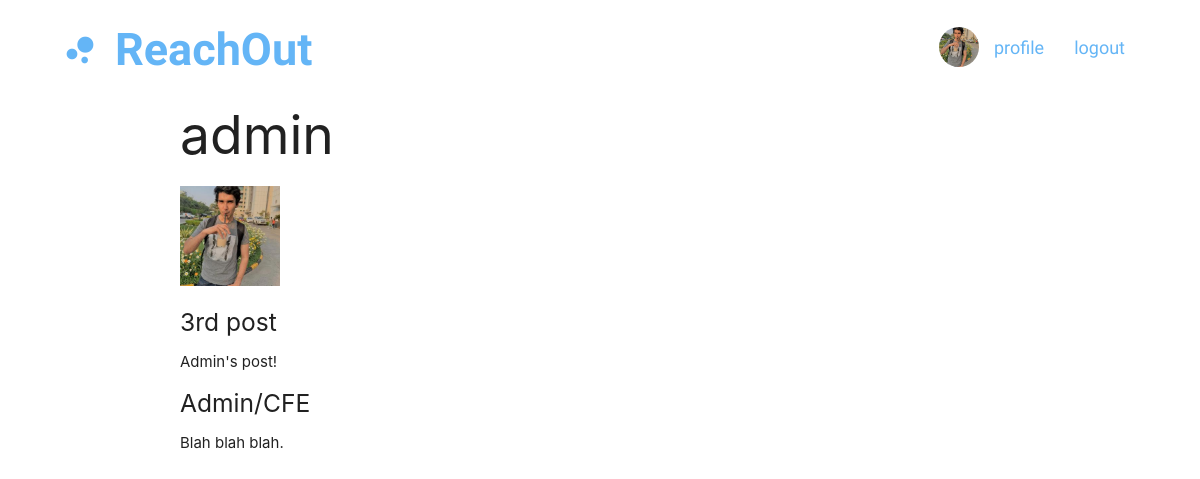
The app's page /profile (signed in), older data.
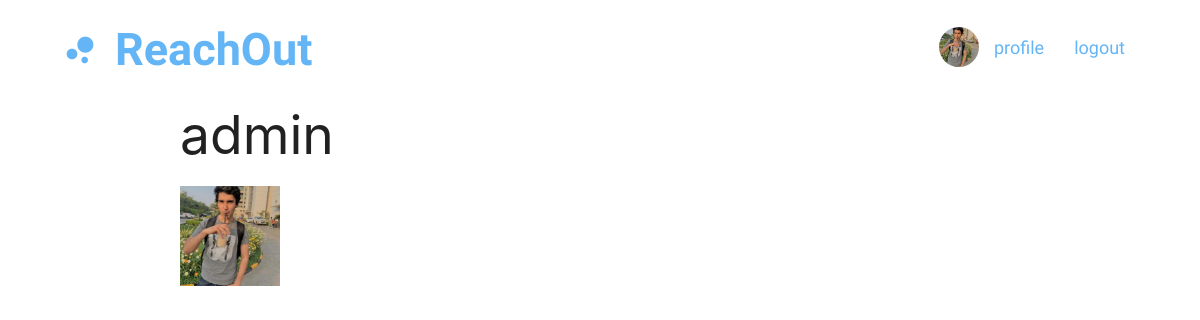
The same page, newer data.
### my_app/models.py (models this page shows, shortened)
class Profile(models.Model):
    user = models.OneToOneField(User, on_delete=models.CASCADE)
    image = models.ImageField(default='default.jpeg', upload_to='profile_pics')
    status = models.TextField(max_length='200')

class Post(models.Model):
    user        = models.ForeignKey(User, on_delete=models.CASCADE)
    title       = models.CharField(max_length=200)
    content     = models.TextField(max_length=600)
    date        = models.DateTimeField(auto_now_add=True)
    likes       = models.ManyToManyField(User, blank=True, related_name='post_likes')

### my_app/views.py (the view)
# urls.py: path('profile', views.profile, name='profile'),
@login_required(login_url='/login')
def profile(request):
    user_id = request.user.id
    instance_user = User.objects.filter(id=user_id).first()
    user_posts = Post.objects.filter(user=user_id)
    context = {
        'user': instance_user.profile.user,
        'image': instance_user.profile.image.url,
        'posts': user_posts,
    }
    return render(request, 'profile.html', context)

### my_app/templates/profile.html (shortened to what this page needs)
{% extends 'base.html' %}
{% block content %}
<div class="container">
<h2>{{user}}</h2>
<img src="{{ image }}" width="100">
{%for post in posts%}
    <h5>{{post.title}}</h5>
    <p>{{post.content}}</p>
{%endfor%}
</div>
{% endblock %}

### my_app/templates/base.html (shortened to what this page needs)
{%load static%}
<!DOCTYPE html>
<html lang="en">
<head>
    <link rel="stylesheet" href="https://cdnjs.cloudflare.com/ajax/libs/materialize/1.0.0/css/materialize.min.css">
    <link rel="stylesheet" href="/static/css/style.css">
</head>
<body>
  <nav class="blue navbar-bar  white">
    <div class="nav-wrapper container navbar ">
      {%if user.is_authenticated%}
      <a href="{%url 'home_login'%}" class="brand-logo left">ReachOut <i class=" medium material-icons ">bubble_chart</i></a>
      {%else%}
      <a href="/" class="brand-logo left">ReachOut <i class=" medium material-icons ">bubble_chart</i></a>
      {%endif%}
      <ul id="nav-mobile" class="right">
        {%if user.is_authenticated%}
          <li><img class="nav-dp" src="{{ user.profile.image.url }}" width="40" align="center""></li>
          <li><a class = "profile" href="{% url 'profile' %}">profile</a></li>
          <li><a class="login" href="{% url 'logout' %}">logout</a></li>
        {%else%}
          <li><a class="register" href="{% url 'register' %}">register</a></li>
          <li><a class="login" href="{% url 'login' %}">login</a></li>
        {%endif%}
      </ul>
    </div>
  </nav>
    {% block content %}
    {% endblock %}
</body>
</html>

### static/css/style.css (style rules this page uses)
.profile { color: #64b5f6 !important; font-weight: 500 !important; font-size: larger !important; margin-top: 16px !important; }
.login { color: #64b5f6 !important; font-weight: 500 !important; font-size: larger !important; margin-top: 16px !important; }
.nav-dp { margin-top: 27px !important; border-radius: 50%; margin-left: 10px !important; }
.brand-logo { size: 10px !important; color: #64b5f6 !important; margin-top: 18px !important; font-family: 'Baloo Thambi 2', cursive; font-size: 3em !important; font-weight: 900; padding-right: 10% !important; }
.navbar { width: 90%; color: #64b5f6 !important; font-family: 'Baloo Thambi 2', cursive; }
.navbar-bar { height: 70px; box-shadow: none !important; }
.material-icons { font-size: 40px !important; display: inline-flex !important; vertical-align: top !important; }

Row changes from the older to the newer data that the page shows:
removed Post: title "3rd post", content "Admin's post!"
removed Post: title "Admin/CFE", content "Blah blah blah."
